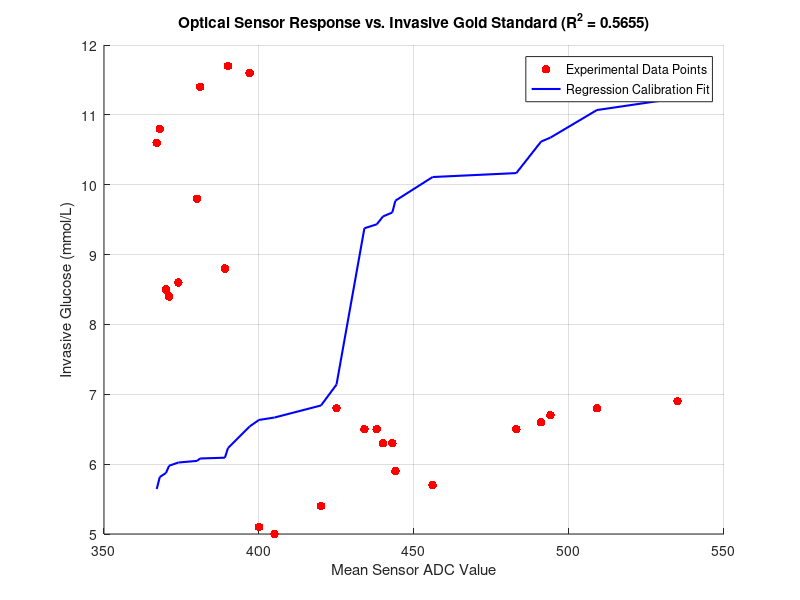

Write MATLAB code to recreate this figure.
% =========================================================================
% Project: Non-Invasive Glucose Monitoring System Using Phototransistor Sensor
% Paper  : IEEE SPICSCON 2025 (DOI: 10.1109/SPICSCON69221.2025.11504207)
% Script : Calibration curve fitting and R^2 evaluation
% =========================================================================

clc; clear; close all;

% --- Non-Diabetic Dataset (N=15) ---
non_diab_adc = [509, 491, 535, 483, 494, 405, 434, 456, 444, 425, 443, 440, 420, 438, 400];
non_diab_ref = [6.8, 6.6, 6.9, 6.5, 6.7, 5.0, 6.5, 5.7, 5.9, 6.8, 6.3, 6.3, 5.4, 6.5, 5.1];

% --- Diabetic Dataset (N=10) ---
diab_adc = [389, 380, 368, 381, 374, 397, 390, 370, 367, 371];
diab_ref = [8.8, 9.8, 10.8, 11.4, 8.6, 11.6, 11.7, 8.5, 10.6, 8.4];

% Combined Dataset
all_adc = [non_diab_adc, diab_adc];
all_ref = [non_diab_ref, diab_ref];

% Predicted values from piecewise model
predicted_glucose = zeros(size(all_adc));
for i = 1:length(all_adc)
    if all_adc(i) > 400
        predicted_glucose(i) = 0.0115 * all_adc(i) + 0.9864;
    else
        predicted_glucose(i) = 0.0564 * all_adc(i) - 11.3220;
    end
end

% Calculate Coefficient of Determination (R^2)
R = corrcoef(all_ref, predicted_glucose);
R2 = R(1,2)^2;
fprintf('Overall Coefficient of Determination (R^2): %.4f\n', R2);

% Plot
figure('Color', [1 1 1]);
scatter(all_adc, all_ref, 40, 'r', 'filled'); hold on;
plot(sort(all_adc), sort(predicted_glucose), 'b-', 'LineWidth', 1.5);
xlabel('Mean Sensor ADC Value');
ylabel('Invasive Glucose (mmol/L)');
title(sprintf('Optical Sensor Response vs. Invasive Gold Standard (R^2 = %.4f)', R2));
legend('Experimental Data Points', 'Regression Calibration Fit', 'Location', 'best');
grid on;
